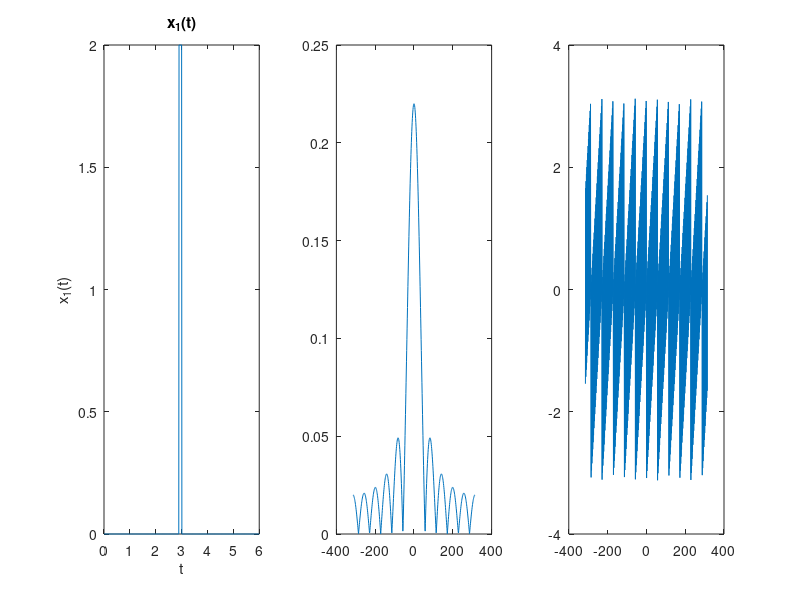

Write the MATLAB code that produced this figure.
clear;

T=6;

inct=0.01;
t=0:inct:T;
fs=1/inct;
N=T/inct; % Definimos el número de muestras
x= 0.*(t<2.9)+2.*((t>=2.9)&(t<=3))+0.*(t>3);

subplot(1,3,1);
plot(t,x)
xlabel('t');
ylabel('x_1(t)');
title('x_1(t)');



X1=fft(x)/fs; % Calculamos la FFT y dividimos entre fs para ajustar la amplitud de la FFT y que se corresponda con la amplitud real de la FT
wn=2*pi*(-fs/2:fs/N:fs/2); % Definimos el eje de frecuencias centrado
incw=2*pi*fs/N; % Mínimo incremento frecuencial (entre muestras contiguas)

subplot(1,3,2);
plot(wn,abs(fftshift(X1))); % Representamos la FT

subplot(1,3,3);
plot(wn,angle(fftshift(X1)));

